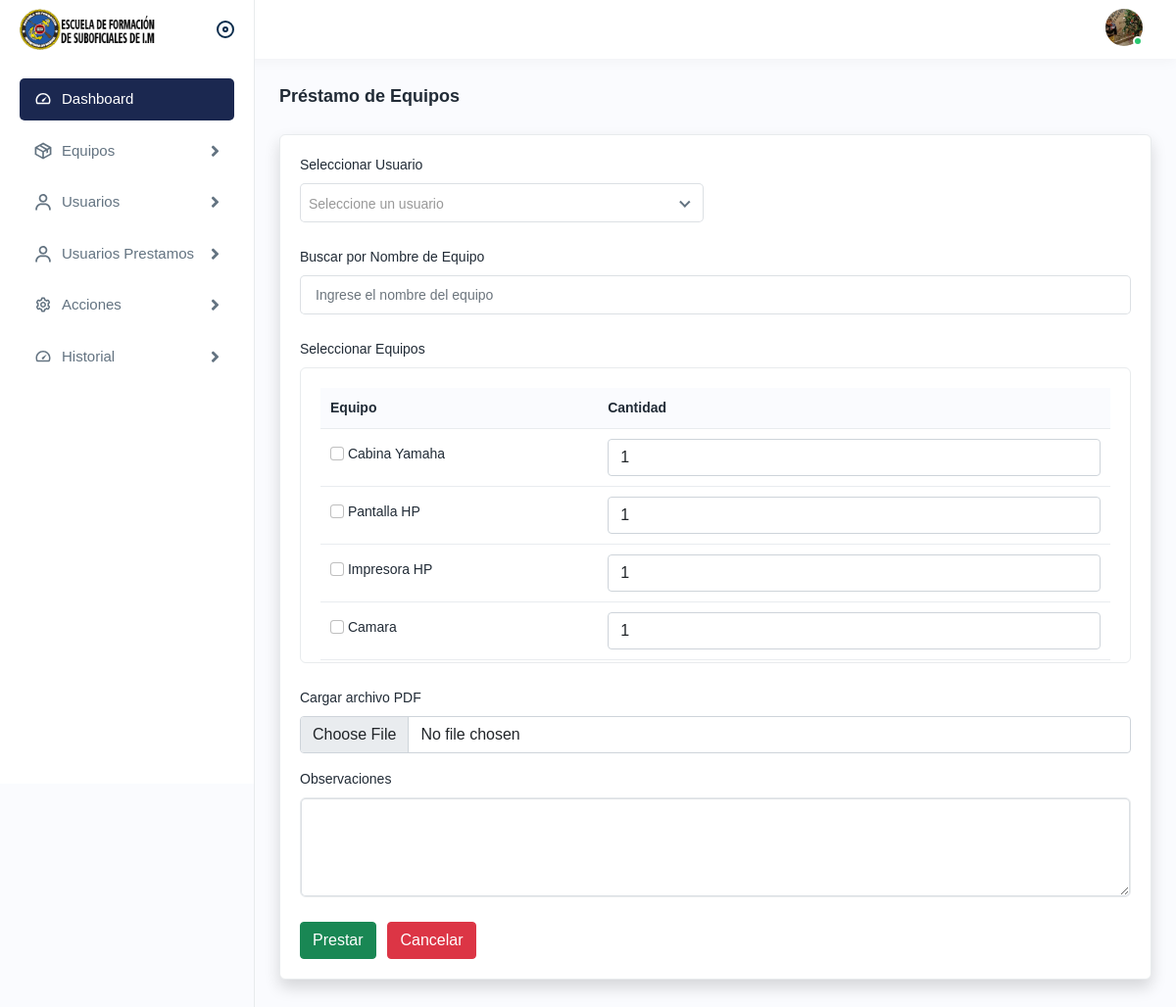
The page /prestar_equipo.php (signed in) on the database its author committed.
### tables this page shows
CREATE TABLE `equipos` (
  `id` int(11) NOT NULL,
  `Serie` varchar(50) NOT NULL,
  `Nombre` varchar(100) NOT NULL,
  `Categoria` varchar(100) NOT NULL,
  `Estado` varchar(30) NOT NULL,
  `Cantidad` int(11) NOT NULL,
  `Imagen` longblob NOT NULL
);

### prestar_equipo.php (the view, shortened to what this page needs)
<?php
include "./conexion.php";
$equipos = [];
if ($equipos_stmt = $mysqli->prepare("SELECT id, Nombre FROM equipos")) {
    $equipos_stmt->execute();
    $equipos_result = $equipos_stmt->get_result();
    while ($row = $equipos_result->fetch_assoc()) {
        $equipos[] = $row;
    }
}
?>
<!DOCTYPE html>
<html lang="es">
<head>
    <link rel="stylesheet" href="assets/css/bootstrap.min.css" />
    <link rel="stylesheet" href="assets/css/animate.css" />
    <link rel="stylesheet" href="assets/plugins/select2/css/select2.min.css" />
    <link rel="stylesheet" href="assets/css/dataTables.bootstrap4.min.css" />
    <link rel="stylesheet" href="assets/plugins/fontawesome/css/fontawesome.min.css" />
    <link rel="stylesheet" href="assets/plugins/fontawesome/css/all.min.css" />
    <link rel="stylesheet" href="assets/css/style.css" />
</head>
<body>
    <div class="main-wrapper">
        <div class="header">
            <div class="header-left active">
                <a href="index.php" class="logo">
                    <img src="assets/img/logos/LOGO ESFIM SUB.png" alt="" width="50px" />
                </a>
                <a id="toggle_btn" href="javascript:void(0);"> </a>
            </div>
            <ul class="nav user-menu">
                <li class="nav-item dropdown has-arrow main-drop">
                    <a href="javascript:void(0);" class="dropdown-toggle nav-link userset" data-bs-toggle="dropdown">
                        <span class="user-img"><img src="assets/img/profiles/avator1.jpg" alt="avatar" />
                            <span class="status online"></span></span>
                    </a>
                </li>
            </ul>
        </div>
        <div class="sidebar" id="sidebar">
            <div class="sidebar-inner slimscroll">
                <div id="sidebar-menu" class="sidebar-menu">
                    <ul>
                        <li class="active">
                            <a href="index.php"><img src="assets/img/icons/dashboard.svg" alt="dashboard-icon" /><span>
                                    Dashboard</span>
                            </a>
                        </li>
                        <li class="submenu">
                            <a href="javascript:void(0);"><img src="assets/img/icons/product.svg" alt="product-icon" /><span>
                                    Equipos</span>
                                <span class="menu-arrow"></span></a>
                        </li>
                        <li class="submenu">
                            <a href="javascript:void(0);"><img src="assets/img/icons/users1.svg" alt="users-icon" /><span>
                                    Usuarios</span>
                                <span class="menu-arrow"></span></a>
                        </li>
                        <li class="submenu">
                            <a href="javascript:void(0);"><img src="assets/img/icons/users1.svg" alt="img" /><span>
                                    Usuarios Prestamos</span>
                                <span class="menu-arrow"></span></a>
                        </li>
                        <li class="submenu">
                            <a href="javascript:void(0);"><img src="assets/img/icons/settings.svg" alt="settings-icon" /><span>
                                    Acciones</span>
                                <span class="menu-arrow"></span></a>
                        </li>
                        <li class="submenu">
                            <a href="historial.php"><img src="assets/img/icons/dashboard.svg" alt="img" /><span>
                                    Historial</span>
                                <span class="menu-arrow"></span></a>
                        </li>
                    </ul>
                </div>
            </div>
        </div>
    </div>
    <div class="page-wrapper">
        <div class="content">
            <div class="page-header">
                <div class="page-title">
                    <h4>Préstamo de Equipos</h4>
                </div>
            </div>
            <div class="card shadow">
                <div class="card-body">
                    <form action="procesar_prestamo.php" method="post" enctype="multipart/form-data">
                        <div class="row">
                            <div class="col-lg-6 col-sm-12">
                                <div class="form-group">
                                    <label for="usuario">Seleccionar Usuario</label>
                                </div>
                            </div>
                            <div class="form-group">
                                <label for="buscarEquipo">Buscar por Nombre de Equipo</label>
                                <input type="text" class="form-control" id="buscarEquipo" placeholder="Ingrese el nombre del equipo">
                            </div>
                            <div class="col-lg-12">
                                <div class="form-group">
                                    <label>Seleccionar Equipos</label>
                                    <div class="card">
                                        <div class="card-body" style="max-height: 300px; overflow-y: auto;">
                                            <table class="table">
                                                <thead>
                                                    <tr>
                                                        <th>Equipo</th>
                                                        <th>Cantidad</th>
                                                    </tr>
                                                </thead>
                                                <tbody id="equiposTableBody">
                                                    <?php foreach ($equipos as $equipo) : ?>
                                                        <tr>
                                                            <td>
                                                                <label>
                                                                    <input class="form-check-input equipo-checkbox" type="checkbox" name="equipos[<?php echo $equipo['id']; ?>][seleccionado]" value="1" data-equipo-id="<?php echo $equipo['id']; ?>">
                                                                    <?php echo htmlspecialchars($equipo['Nombre']); ?>
                                                                </label>
                                                            </td>
                                                            <td>
                                                                <input class="form-control cantidad-input" type="number" name="equipos[<?php echo $equipo['id']; ?>][cantidad]" min="1" value="1" data-equipo-id="<?php echo $equipo['id']; ?>">
                                                            </td>
                                                        </tr>
                                                    <?php endforeach; ?>
                                                </tbody>
                                            </table>
                                        </div>
                                    </div>
                                </div>
                            </div>
                            <div class="mb-3">
                                <label class="form-label">Cargar archivo PDF</label>
                                <input
                                    type="file"
                                    class="form-control"
                                    name="archivo_pdf"
                                    accept=".pdf"
                                    required />
                            </div>
                            <div class="col-lg-12">
                                <div class="form-group">
                                    <label>Observaciones</label>
                                    <div class="card">
                                        <textarea class="form-control" name="observaciones" rows="3" required></textarea>
                                    </div>
                                </div>
                            </div>
                            <div class="col-lg-12">
                                <button type="submit" class="btn btn-success me-2">Prestar</button>
                                <a href="index.php" class="btn btn-danger">Cancelar</a>
                            </div>
                        </div>
                </div>
            </div>
        </div>
    </div>
</body>
</html>

### rows shown on the page
equipos: Nombre "Cabina Yamaha"
equipos: Nombre "Pantalla HP"
equipos: Nombre "Impresora HP"
equipos: Nombre "Camara"
